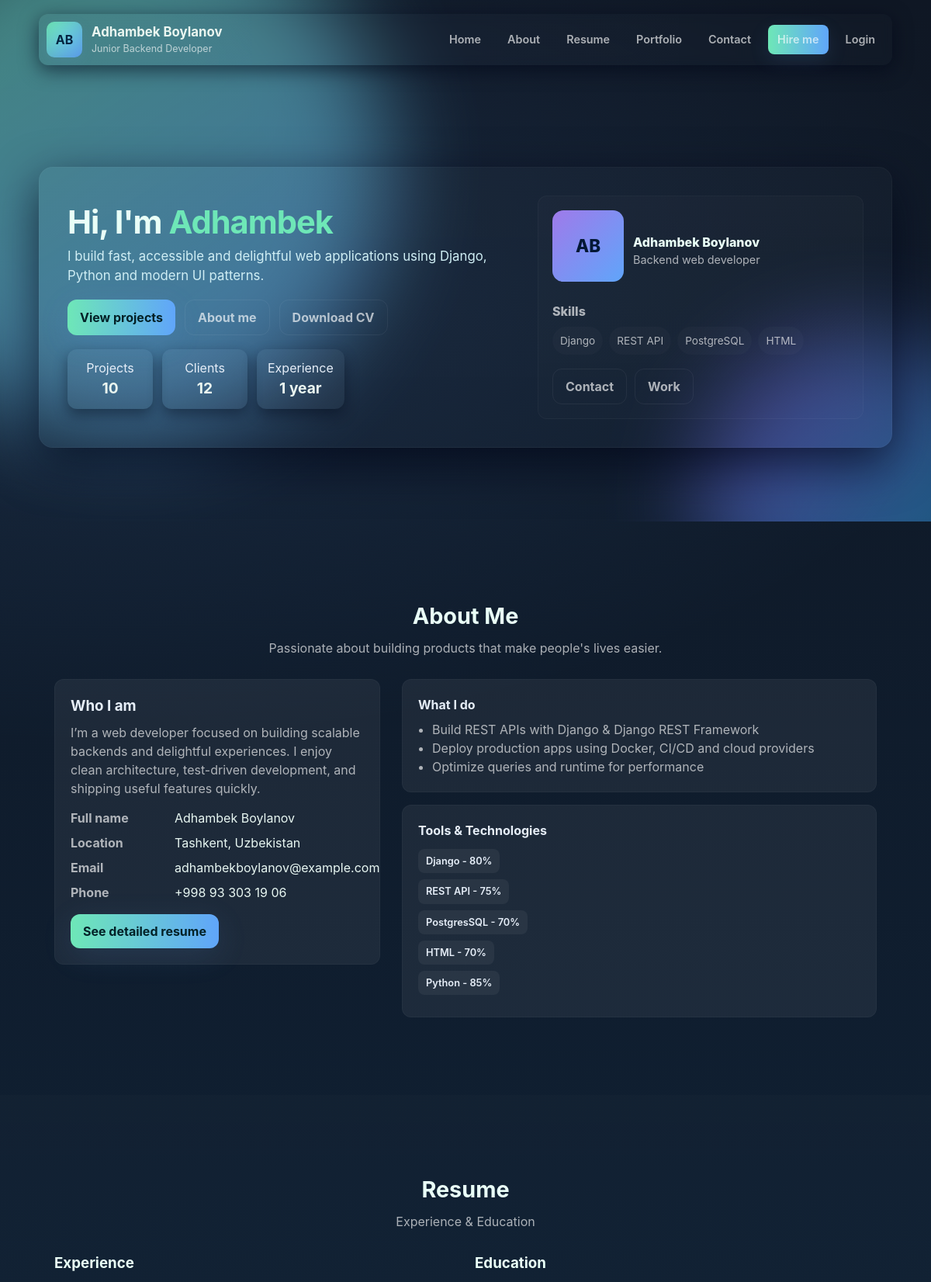
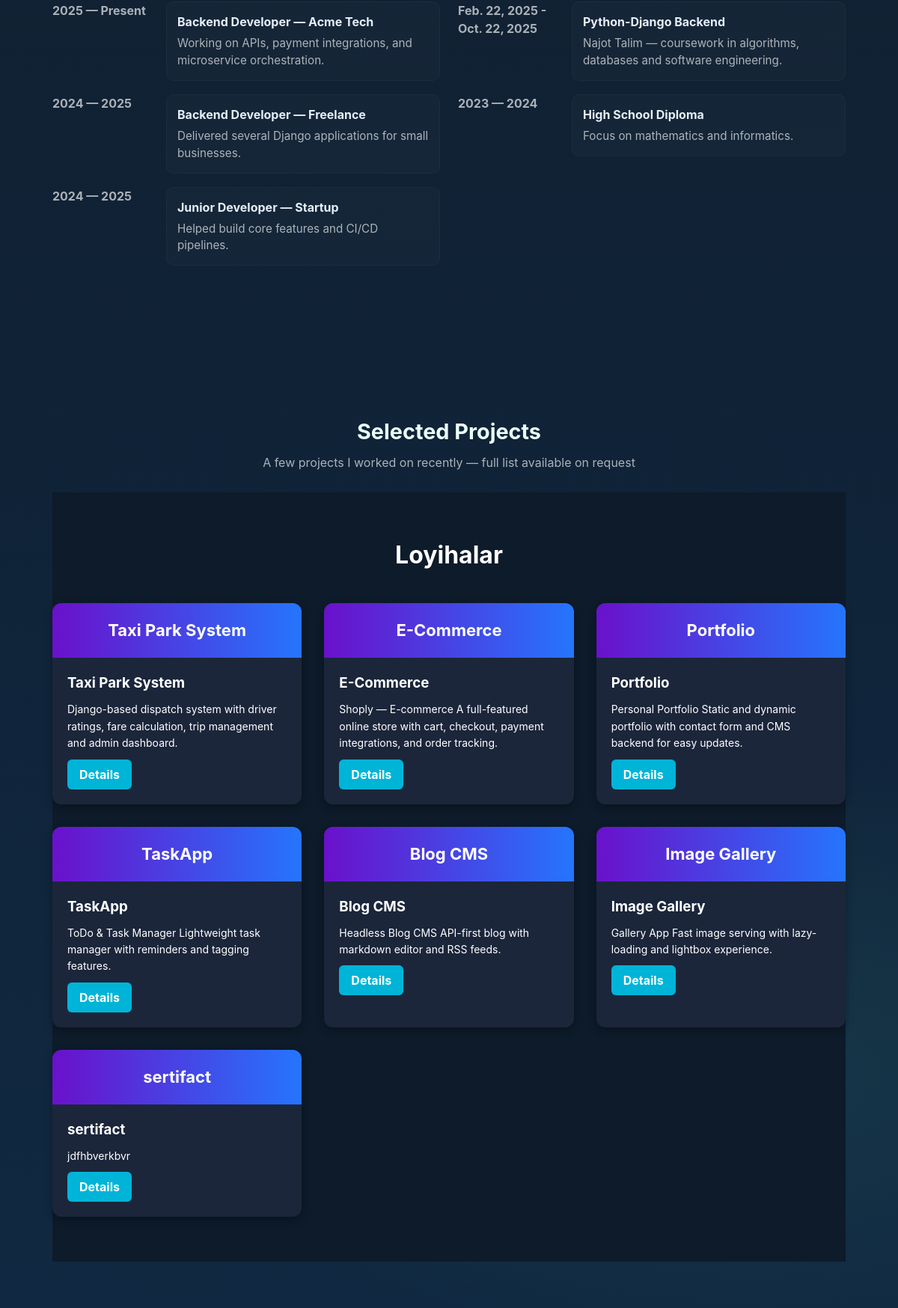
The page / (upper part) on the database its author committed (2 pictures, top to bottom).
### configapp/models.py (models this page shows, shortened)
class Skill(models.Model):
    name = models.CharField(max_length=100)
    level = models.CharField(max_length=50)

class Education(models.Model):
    institution = models.CharField(max_length=200)
    degree = models.CharField(max_length=100,blank=True)
    start_date = models.DateField()
    end_date = models.DateField(null=True, blank=True)
    description = models.TextField(blank=True)

class Project(models.Model):
    title = models.CharField(max_length=200)
    description = models.TextField()
    technologies = models.CharField(max_length=200)
    tech_stack = models.CharField(max_length=255)  # masalan: "Django, PostgreSQL, Bootstrap"
    repo_link = models.URLField(blank=True, null=True)

### configapp/views.py (the view)
# urls.py: path('', index, name="index"),
def index(request):
    personalinfo = PersonalInfo.objects.first()
    skills = Skill.objects.all()
    experiences = Experience.objects.all()
    educations = Education.objects.all()
    projects = Project.objects.all()
    context = {
        'personalinfo': personalinfo,
        'skills': skills,
        'experiences': experiences,
        'educations': educations,
        'projects': projects
    }
    return render(request, 'index1.html',context=context)

### configapp/templates/index1.html (shortened to what this page needs)
<!DOCTYPE html>
<html lang="en">
<head>
</head>
<body>
  <header class="site-header container">
    <div class="brand">
      <div class="logo">AB</div>
      <div>
        <div class="title">Adhambek Boylanov</div>
        <div style="font-size:0.78rem;color:var(--muted)">Junior Backend Developer</div>
      </div>
    </div>
    <nav class="top-nav" aria-label="Main navigation">
      <a href="#home">Home</a>
      <a href="#about">About</a>
      <a href="#resume">Resume</a>
      <a href="#portfolio">Portfolio</a>
      <a href="{% url 'contact'%}">Contact</a>
      <a class="cta" href="#contact">Hire me</a>
      <a href="{% url 'login'%}">Login</a>
    </nav>
  </header>
  <main>
    <section id="home" class="hero">
      <div class="bg-shape one float" aria-hidden="true"></div>
      <div class="bg-shape two float" aria-hidden="true" style="animation-delay:2s"></div>
      <div class="hero-card container fade-in">
        <div class="hero-left">
          <h1>Hi, I'm <span style="color:var(--accent-1)">Adhambek</span></h1>
          <p class="lead">I build fast, accessible and delightful web applications using Django, Python and modern UI patterns.</p>
          <div class="hero-actions">
            <a class="btn primary" href="#portfolio">View projects</a>
            <a class="btn ghost" href="#about">About me</a>
            <a class="btn ghost" href=" {% url 'download_cv' %}">Download CV</a>
          </div>
          <div class="hero-stats" aria-hidden="true">
            <div class="stat">
              <div class="label">Projects</div>
              <strong>10</strong>
            </div>
            <div class="stat">
              <div class="label">Clients</div>
              <strong>12</strong>
            </div>
            <div class="stat">
              <div class="label">Experience</div>
              <strong>1 year</strong>
            </div>
          </div>
        </div>
        <aside class="hero-right">
          <div style="display:flex;gap:12px;align-items:center">
            <div class="profile-avatar">AB</div>
            <div>
              <div style="font-weight:800;color:#e8fff6">Adhambek Boylanov</div>
              <div style="color:var(--muted);font-size:0.9rem">Backend web developer</div>
            </div>
          </div>
          <div style="margin-top:14px;color:var(--muted)">
            <div style="font-weight:800;margin-bottom:8px">Skills</div>
            <div class="skill-tags">
              <span class="tag">Django</span>
              <span class="tag">REST API</span>
              <span class="tag">PostgreSQL</span>
              <span class="tag">HTML</span>
            </div>
          </div>
          <div style="margin-top:18px;display:flex;gap:10px;align-items:center;flex-wrap:wrap">
            <a class="btn ghost" href="#contact">Contact</a>
            <a class="btn ghost" href="#portfolio">Work</a>
          </div>
        </aside>
      </div>
    </section>
    <section id="about" class="content-section">
      <div class="container">
        <div class="section-title">
          <h2>About Me</h2>
          <p class="section-sub">Passionate about building products that make people's lives easier.</p>
        </div>
        <div class="about-grid">
          <div class="about-card">
            <h3 style="margin-bottom:8px">Who I am</h3>
            <p>I’m a web developer focused on building scalable backends and delightful experiences. I enjoy clean architecture, test-driven development, and shipping useful features quickly.</p>
            <div style="margin-top:14px" class="profile-info">
              <dl>
                <dt>Full name</dt><dd>Adhambek Boylanov</dd>
                <dt>Location</dt><dd>Tashkent, Uzbekistan</dd>
                <dt>Email</dt><dd>adhambekboylanov@example.com</dd>
                <dt>Phone</dt><dd>+998 93 303 19 06</dd>
              </dl>
            </div>
            <div style="margin-top:16px">
              <a href="#resume" class="btn primary">See detailed resume</a>
            </div>
          </div>
          <div>
            <div class="about-card" style="margin-bottom:16px">
              <h4 style="margin-bottom:8px">What I do</h4>
              <ul style="margin-left:18px;color:var(--muted);list-style:disc">
                <li>Build REST APIs with Django & Django REST Framework</li>
                <li>Deploy production apps using Docker, CI/CD and cloud providers</li>
                <li>Optimize queries and runtime for performance</li>
              </ul>
            </div>
            <div class="about-card">
            <h4 style="margin-bottom:8px">Tools & Technologies</h4>
            <div class="skills-list" style="margin-top:12px;">
                {% for item in skills %}
                    <span class="badge" style="
                        display: block;          /* har biri yangi qatorda chiqadi */
                        margin-bottom: 8px;      /* pastki oraliq */
                        padding: 6px 10px;       /* ichki bo‘shliq */
                        border-radius: 8px;      /* yumaloq burchaklar */
                        background: rgba(255,255,255,0.05); /* ochiq fon */
                        color: #e6eef8;          /* matn rangi */
                        font-weight: 600;
                        width: max-content;
                    ">
                        {{ item.name }} - {{ item.level }}
                    </span>
                {% endfor %}
            </div>
        </div>
          </div>
        </div>
      </div>
    </section>
    <section id="resume" class="content-section" style="background:linear-gradient(180deg, rgba(255,255,255,0.01), transparent)">
      <div class="container">
        <div class="section-title">
          <h2>Resume</h2>
          <p class="section-sub">Experience & Education</p>
        </div>
        <div style="display:grid;grid-template-columns:1fr 1fr;gap:24px">
          <div>
            <h3 style="color:#e9fff7;margin-bottom:12px">Experience</h3>
            <div class="timeline">
              <div class="timeline-item">
                <div class="time">2025 — Present</div>
                <div class="body">
                  <h4 style="margin-bottom:6px">Backend Developer — Acme Tech</h4>
                  <div style="color:var(--muted);font-size:0.95rem">Working on APIs, payment integrations, and microservice orchestration.</div>
                </div>
              </div>
              <div class="timeline-item">
                <div class="time">2024 — 2025</div>
                <div class="body">
                  <h4 style="margin-bottom:6px">Backend Developer — Freelance</h4>
                  <div style="color:var(--muted);font-size:0.95rem">Delivered several Django applications for small businesses.</div>
                </div>
              </div>
              <div class="timeline-item">
                <div class="time">2024 — 2025</div>
                <div class="body">
                  <h4 style="margin-bottom:6px">Junior Developer — Startup</h4>
                  <div style="color:var(--muted);font-size:0.95rem">Helped build core features and CI/CD pipelines.</div>
                </div>
              </div>
            </div>
          </div>
          <div>
            <h3 style="color:#e9fff7;margin-bottom:12px">Education</h3>
            <div class="timeline">
              <div class="timeline-item">
              {% for education in educations %}
                  <div class="time">{{ education.start_date }} - {{ education.end_date }}</div>
              {% endfor %}
              <div class="body">
                  <h4 style="margin-bottom:6px">Python-Django Backend</h4>
                  <div style="color:var(--muted);font-size:0.95rem">Najot Talim — coursework in algorithms, databases and software engineering.</div>
              </div>
              </div>
              <div class="timeline-item">
                <div class="time">2023 — 2024</div>
                <div class="body">
                  <h4 style="margin-bottom:6px">High School Diploma</h4>
                  <div style="color:var(--muted);font-size:0.95rem">Focus on mathematics and informatics.</div>
                </div>
              </div>
            </div>
          </div>
        </div>
      </div>
    </section>
    <section id="portfolio" class="content-section">
      <div class="container">
        <div class="section-title">
          <h2>Selected Projects</h2>
          <p class="section-sub">A few projects I worked on recently — full list available on request</p>
        </div>
        <section id="projects" style="padding:60px 0; background:#0d1b2a; color:#fff;">
          <h2 style="text-align:center; font-size:32px; margin-bottom:40px;">Loyihalar</h2>
          <div style="display:grid; grid-template-columns:repeat(auto-fit, minmax(300px, 1fr)); gap:30px; max-width:1200px; margin:0 auto;">
            {% for project in projects %}
            <div style="background:#1b263b; border-radius:12px; overflow:hidden; box-shadow:0 4px 12px rgba(0,0,0,0.3);">
              <div style="background:linear-gradient(90deg,#6a11cb,#2575fc); padding:20px; text-align:center; font-size:22px; font-weight:bold;">
                {{ project.title }}
              </div>
              <div style="padding:20px;">
                <h3 style="margin:0 0 10px 0;">{{ project.title }}</h3>
                <p style="font-size:14px; line-height:1.6;">{{ project.description }}</p>
                {% if project.repo_link %}
                <a href="{{ project.repo_link }}" target="_blank"
                   style="display:inline-block; padding:8px 16px; background:#00b4d8; color:#fff; border-radius:6px; text-decoration:none; font-weight:bold;">Details</a>
                {% endif %}
              </div>
            </div>
            {% endfor %}
          </div>
        </section>
      </div>
    </section>
</body>
</html>

### rows shown on the page
Skill: name "Django", level "80%"
Skill: name "REST API", level "75%"
Skill: name "PostgresSQL", level "70%"
Skill: name "HTML", level "70%"
Skill: name "Python", level "85%"
Education: start_date "Feb. 22, 2025", end_date "Oct. 22, 2025"
Project: title "Taxi Park System", description "Django-based dispatch system with driver ratings, fare calculation, trip management and admin dashboard."
Project: title "E-Commerce", description "Shoply — E-commerce A full-featured online store with cart, checkout, payment integrations, and order tracking."
Project: title "Portfolio", description "Personal Portfolio Static and dynamic portfolio with contact form and CMS backend for easy updates."
Project: title "TaskApp", description "ToDo & Task Manager Lightweight task manager with reminders and tagging features."
Project: title "Blog CMS", description "Headless Blog CMS API-first blog with markdown editor and RSS feeds."
Project: title "Image Gallery", description "Gallery App Fast image serving with lazy-loading and lightbox experience."
Project: title "sertifact", description "jdfhbverkbvr"
